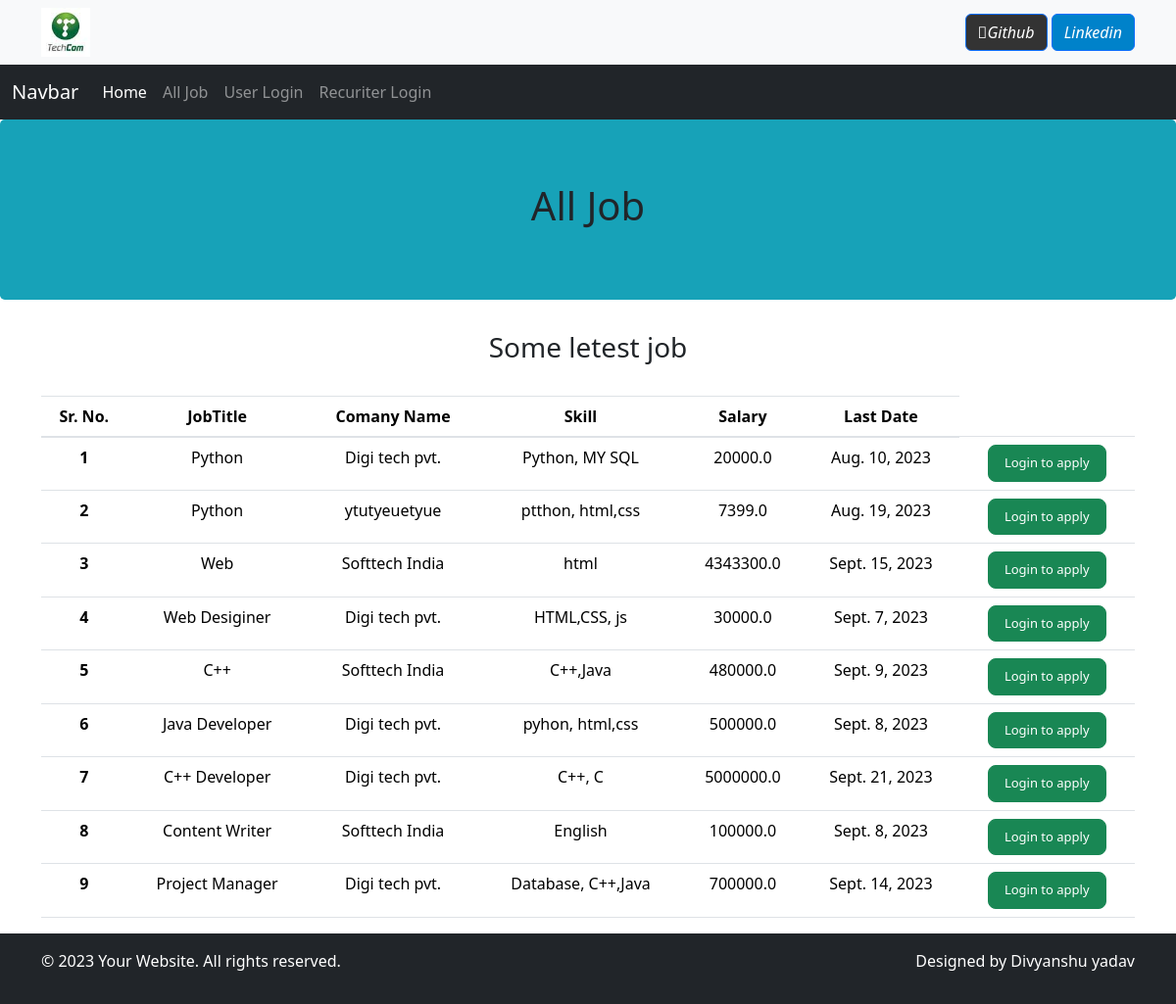
/job_list, run on the app's committed database.
### user/models.py (models this page shows, shortened)
class Job(models.Model):
    recruiter=models.ForeignKey(Recruiter,on_delete=models.CASCADE)
    s_date= models.DateField()
    e_date= models.DateField()
    job_title= models.CharField(max_length=100,)
    salary= models.FloatField(max_length=50)
    img= models.FileField()
    discription = models.CharField(max_length=500)
    location = models.CharField(max_length=100)
    education = models.CharField(max_length=100)
    skill = models.CharField(max_length=200)
    experince= models.CharField(max_length=10)
    date = models.DateTimeField(auto_now_add=True,null=True)

class Recruiter(models.Model):
    user=models.ForeignKey(User,on_delete=models.CASCADE)
    mobile= models.CharField(max_length=15,null=True)
    image= models.FileField(null=True)
    gender= models.CharField(max_length=10, null=True)
    company=models.CharField(max_length=50,null=True)
    type = models.CharField(max_length=15)
    status= models.CharField(max_length=20)

### user/views.py (the view)
# urls.py: path('job_list', job_list, name="job_list"),
def job_list(request):
    job = Job.objects.all().order_by('s_date')
    data={'job':job,}
    return render(request,"job_list.html",data)

### user/templates/job_list.html
{% load static %}
{% block body %}
{% include 'header.html' %}
<div class="jumbotron">
    <div class="container text-center">
      <h1>All Job </h1>
    </div>
  </div>
<div class="container text-center">
  <h3>Some letest job </h3><br>
<table class="table table-hover">
  <thead>
    <tr >
      <th scope="col">Sr. No.</th>
      <th scope="col">JobTitle</th>
      <th scope="col">Comany Name</th>
      <th scope="col">Skill</th>
      <th scope="col">Salary</th>
      <th scope="col">Last Date</th>
    </tr>
  </thead>
  <tbody>
    {% for t in job %}
    <tr>
      <th scope="row">{{forloop.counter}}</th>
      <td>{{t.job_title}}</td>
      <td>{{t.recruiter.company}}</td>
      <td>{{t.skill}}</td>
      <td>{{t.salary}}</td>
      <td>{{t.e_date}}</td>
      <td><a href="{% url 'user_login' %}" class="btn btn-success btn-lg" style="font-size: small;">Login to apply</a></td>
    </tr>
    {% endfor %}
  </tbody>
</table>
</div>
{% include 'footer.html' %}
{% endblock  %}

### user/templates/header.html (style rules this page uses)
.jumbotron { background:#17a2b8 }

### data on the page
Job: job_title "Python", recruiter.company "Digi tech pvt.", skill "Python, MY SQL", salary "20000.0", e_date "Aug. 10, 2023"
Job: job_title "Python", recruiter.company "ytutyeuetyue", skill "ptthon, html,css", salary "7399.0", e_date "Aug. 19, 2023"
Job: job_title "Web", recruiter.company "Softtech India", skill "html", salary "4343300.0", e_date "Sept. 15, 2023"
Job: job_title "Web Desiginer", recruiter.company "Digi tech pvt.", skill "HTML,CSS, js", salary "30000.0", e_date "Sept. 7, 2023"
Job: job_title "C++", recruiter.company "Softtech India", skill "C++,Java", salary "480000.0", e_date "Sept. 9, 2023"
Job: job_title "Java Developer", recruiter.company "Digi tech pvt.", skill "pyhon, html,css", salary "500000.0", e_date "Sept. 8, 2023"
Job: job_title "C++ Developer", recruiter.company "Digi tech pvt.", skill "C++, C", salary "5000000.0", e_date "Sept. 21, 2023"
Job: job_title "Content Writer", recruiter.company "Softtech India", skill "English", salary "100000.0", e_date "Sept. 8, 2023"
Job: job_title "Project Manager", recruiter.company "Digi tech pvt.", skill "Database, C++,Java", salary "700000.0", e_date "Sept. 14, 2023"
